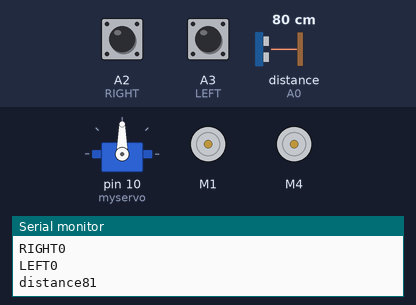
Bench run of a sketch on a simulated Arduino Uno, built with avr-gcc and run on an emulated ATmega328P. Parts: servo, 2 × DC motor (green arrow = forward, orange = backward, longer = faster), the last lines printed to the serial monitor. The test bench sets the inputs (shaded band); at power-on: distance to the obstacle (sensor on A0) 80 cm, A2 (RIGHT) LOW, A3 (LEFT) LOW. The echo pulse lasts 58.3 µs per cm.

Above: at 6.6 s.
6.7 s: distance to the obstacle (sensor on A0) set to 2 cm
8.2 s: A2 (RIGHT) pulled HIGH for 0.15 s
At 8.31 s:
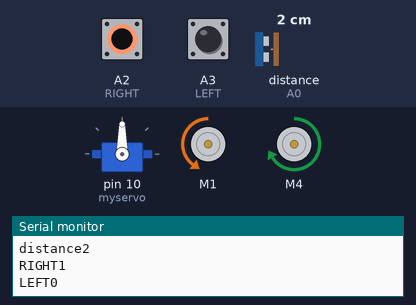
9.8 s: A3 (LEFT) pulled HIGH for 0.15 s
At 9.9 s:
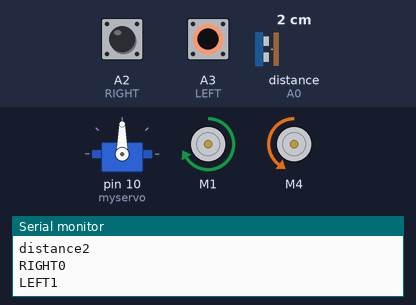
11.4 s: A3 (LEFT) pulled HIGH for 3.2 s
At 15.5 s:
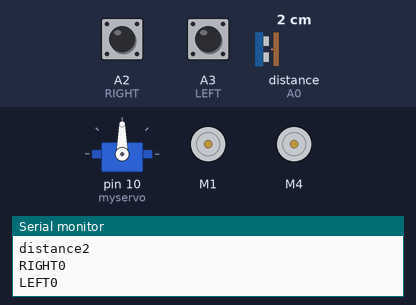
16.1 s: A2 (RIGHT) pulled HIGH for 3.2 s
At 17.4 s:
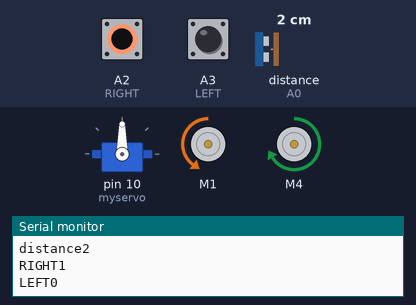
Timing chart, 0 to 20.8 s (numbered marks = the images above; inputs shaded):
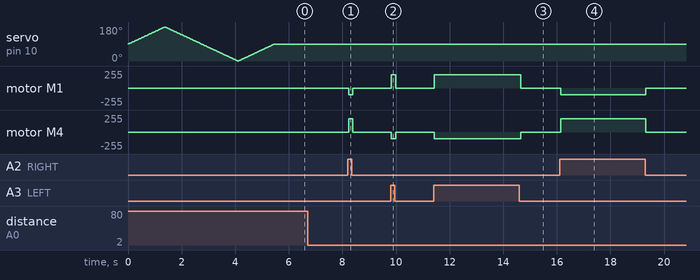

Measured:
- after the input at 8.2 s, motor M1: stopped → backward 100/255 at once, → stopped 0.15 s later; motor M4: stopped → forward 200/255 at once, → stopped 0.15 s later
- after the input at 9.8 s, motor M1: stopped → forward 200/255 at once, → stopped 0.15 s later; motor M4: stopped → backward 100/255 at once, → stopped 0.15 s later
- after the input at 11.4 s, motor M1: stopped → forward 200/255 at once, → stopped 3.2 s later; motor M4: stopped → backward 100/255 at once, → stopped 3.2 s later
- after the input at 16.1 s, motor M1: stopped → backward 100/255 at once, → stopped 3.2 s later; motor M4: stopped → forward 200/255 at once, → stopped 3.2 s later

The sketch:

Arduino_Follow_Me_Robot.ino
```cpp
#include<NewPing.h>
#include<Servo.h>
#include<AFMotor.h>

#define RIGHT A2
#define LEFT A3

#define MAX_DISTANCE 100
#define TRIGGER_PIN A1
#define ECHO_PIN A0

NewPing sonar(TRIGGER_PIN, ECHO_PIN, MAX_DISTANCE);

// AF_DCMotor motorname(portnum, freq)
// port num - selects which channel (1-4) of the motor controller the motor will be connected to
// freq - selects the PWM frequency.  If no frequency is specified, 1KHz is used by default.

AF_DCMotor Motor1(1,MOTOR12_1KHZ); // constructor for DC motor 1
AF_DCMotor Motor4(4,MOTOR34_1KHZ); // constructor for DC motor 2

Servo myservo;

int pos = 0;

void setup() {
  Serial.begin(9600);
  myservo.attach(10);
  for(pos = 90; pos <= 180; pos += 1){
    myservo.write(pos);
    delay(15);
  }

  for(pos = 180; pos >= 0; pos -= 1) {
    myservo.write(pos);
    delay(15);
  }

  for(pos = 0; pos <= 90; pos += 1) {
    myservo.write(pos);
    delay(15);
  }

  pinMode(RIGHT, INPUT);
  pinMode(LEFT, INPUT);
}

void loop() {
  delay(50);
  unsigned int distance = sonar.ping_cm();
  Serial.print("distance");
  Serial.println(distance);


  int Right_Value = digitalRead(RIGHT);
  int Left_Value = digitalRead(LEFT);

  Serial.print("RIGHT");
  Serial.println(Right_Value);
  Serial.print("LEFT");
  Serial.println(Left_Value);

  if((Right_Value == 1) && (distance >= 10 && distance <= 30)&&(Left_Value == 1)){  // move forward if we keep the hand in front of the ultrasonic sensor
    Motor1.setSpeed(120);
    Motor1.run(FORWARD);
    Motor4.setSpeed(120);
    Motor4.run(FORWARD);
  }
  else if((Right_Value == 0) && (Left_Value == 1)) {  // move right
    Motor1.setSpeed(200);
    Motor1.run(FORWARD);
    Motor4.setSpeed(100);
    Motor4.run(BACKWARD);
  }
  else if((Right_Value == 1)&&(Left_Value == 0)) {  // move left
    Motor1.setSpeed(100);
    Motor1.run(BACKWARD);
    Motor4.setSpeed(200);
    Motor4.run(FORWARD);
  }
  else if((Right_Value == 1)&&(Left_Value == 1)) {  // stop if no hand gesture is detected or if the distance > 30
    Motor1.setSpeed(0);
    Motor1.run(RELEASE);
    Motor4.setSpeed(0);
    Motor4.run(RELEASE);
  }
  else if(distance > 1 && distance < 10) {  // stop gesture - if the hand is placed right in front of the ultrasonic sensor
    Motor1.setSpeed(0);
    Motor1.run(RELEASE);
    Motor4.setSpeed(0);
    Motor4.run(RELEASE);
  }
 }
```
